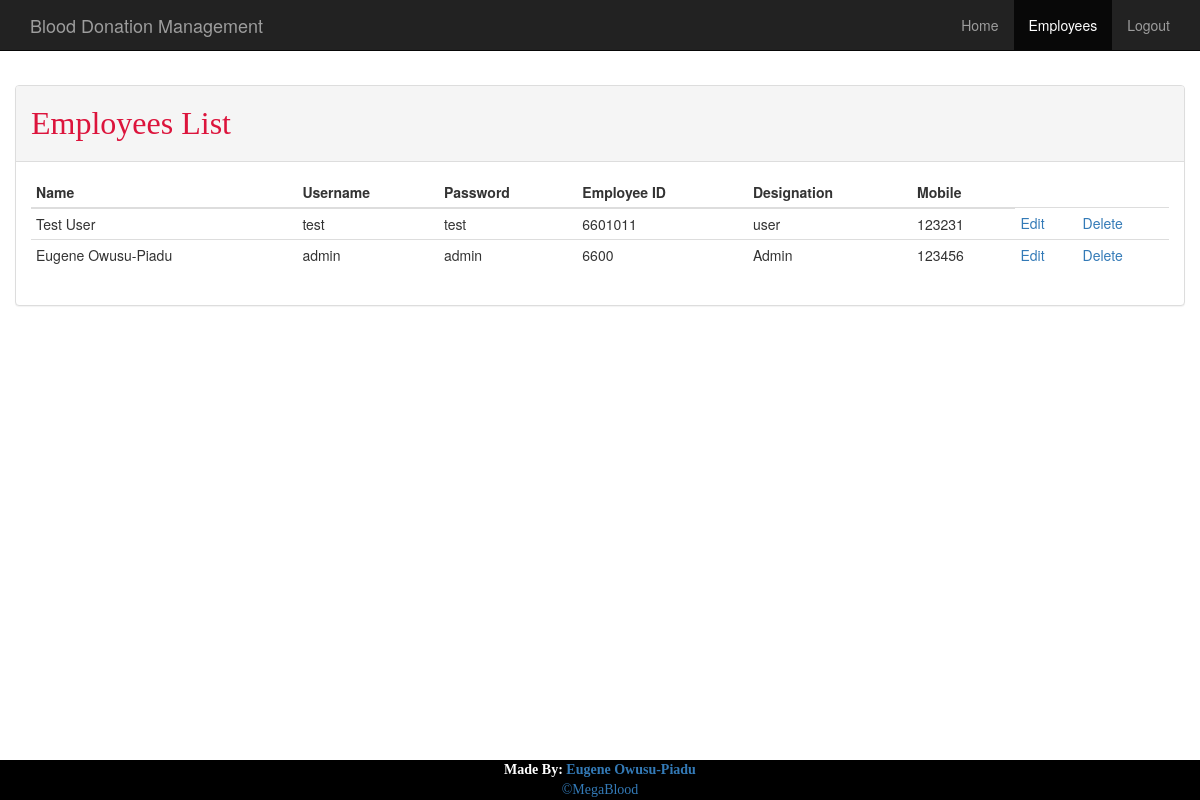
The app's page /admin/employee.php (signed in) with its own data.
### tables this page shows
CREATE TABLE IF NOT EXISTS `employees` (
  `id` int NOT NULL AUTO_INCREMENT,
  `f_name` varchar(35) NOT NULL,
  `m_name` varchar(15) DEFAULT NULL,
  `l_name` varchar(35) NOT NULL,
  `username` varchar(15) NOT NULL,
  `password` varchar(15) NOT NULL,
  `b_day` date NOT NULL,
  `prc_nr` bigint NOT NULL,
  `designation` varchar(35) NOT NULL,
  `landline` varchar(10) DEFAULT NULL,
  `mobile_nr` varchar(11) NOT NULL,
  PRIMARY KEY (`id`),
  UNIQUE KEY `username` (`username`),
  KEY `prc_nr` (`prc_nr`) USING BTREE
);

### admin/php/DBConnect.php (called while the page is built, shortened)
<?php
class DBConnect {
    private $db = NULL;
    public function __construct() {
        $dsn = 'mysql:dbname=' . self::DB_NAME . ';host=' . self::DB_SERVER;
        try {
            $this->db = new PDO($dsn, self::DB_USER, self::DB_PASSWORD);
        } catch (PDOException $e) {
            throw new Exception('Connection failed: ' .
            $e->getMessage());
        }
        return $this->db;
    }
    public function getEmployees(){
        $stmt = $this->db->prepare("SELECT * FROM employees");
        $stmt->execute();
        return $stmt->fetchAll();
    }
}

### admin/employee.php (the view, shortened to what this page needs)
<?php
require_once 'php/DBConnect.php';
$db = new DBConnect();
$db->auth();
$employees = $db->getEmployees();
include 'layout/_header.php';
include 'layout/navbar.php';
?>
<div class="container">
    <div class="row">
        <div class="panel panel-default">
            <div class="panel-heading">
                <h5>Employees List</h5>
            </div>
            <div class="panel-body">
                <?php if(isset($employees)): ?>
                <table class="table table-condensed">
                    <thead>
                    <th>Name</th>
                    <th>Username</th>
                    <th>Password</th>
                    <th>Employee ID</th>
                    <th>Designation</th>
                    <th>Mobile</th>
                    </thead>
                    <tbody>
                        <?php foreach($employees as $e): ?>
                        <tr>
                            <td><?= $e['f_name']." ".$e['m_name']." ".$e['l_name']; ?></td>
                            <td><?= $e['username']; ?></td>
                            <td><?= $e['password']; ?></td>
                            <td><?= $e['prc_nr']; ?></td>
                            <td><?= $e['designation']; ?></td>
                            <td><?= $e['mobile_nr']; ?></td>
                            <td><a href="edit.php?id=<?= $e['id']; ?>">Edit</a></td>
                            <td><a href="delete.php?id=<?= $e['id']; ?>">Delete</a></td>
                        </tr>
                        <?php endforeach; ?>
                    </tbody>
                </table>
                <?php endif; ?>
            </div>
        </div>
    </div>
</div>
<?php include 'layout/_footer.php'; ?>

### admin/css/mystyle.css (style rules this page uses)
body { padding-top: 3.2em; }
h5 { font-size: xx-large; font-family: "Cantarell",cursive; color: crimson; }

### records on screen
employees: f_name "Test", l_name "User", username "test", password "test", prc_nr "6601011", designation "user", mobile_nr "123231"
employees: f_name "Eugene", l_name "Owusu-Piadu", username "admin", password "admin", prc_nr "6600", designation "Admin", mobile_nr "123456"
